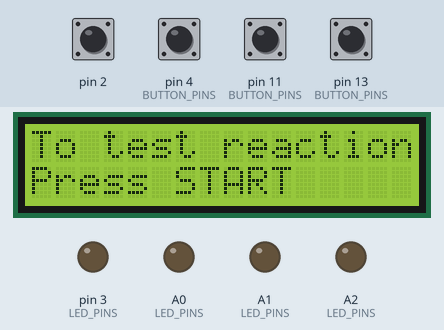
This sketch was run on a simulated Arduino Uno, built with avr-gcc and run on an emulated ATmega328P. On the bench: 16×2 character LCD, output pins drawn as LEDs (lit = HIGH). The inputs (shaded band) are chosen by the test bench; at power-on: pin 2, pin 4 (BUTTON_PINS), pin 11 (BUTTON_PINS), pin 13 (BUTTON_PINS) HIGH. Random numbers use the default seed unless the sketch sets one.

Above: at 1.2 s.
1.3 s: pin 2 pulled LOW for 0.15 s
At 2.2 s:
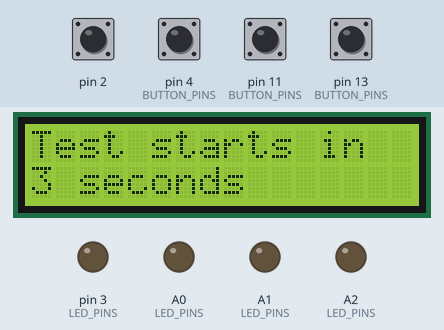
4.4 s: pin 13 (BUTTON_PINS) pulled LOW for 0.15 s
At 5.5 s:
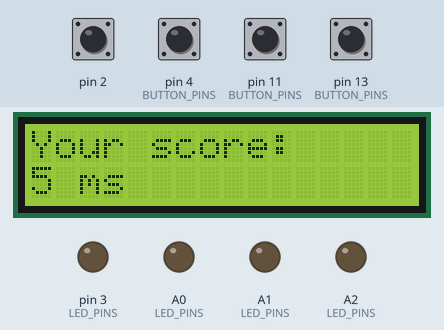
7.5 s: pin 2 pulled LOW for 1 s
At 10.3 s:
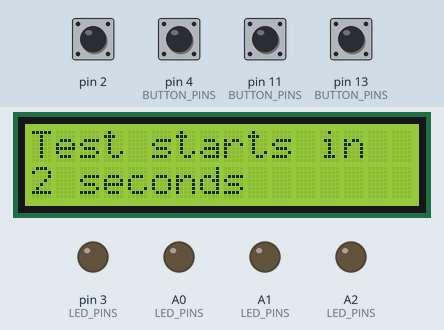
11.5 s: pin 2 pulled LOW for 3.2 s
At 18.7 s:
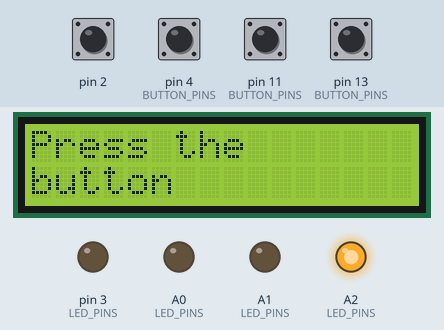
Timing chart, 0 to 22.0 s (numbered marks = the images above; inputs shaded):
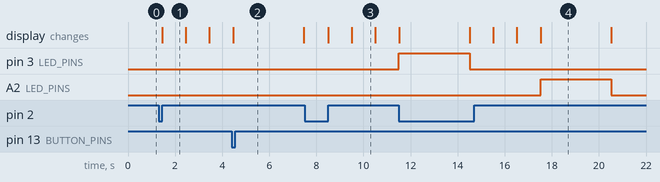

Measured:
- after the input at 1.3 s, the display: changes after 0.16 s (image 1)
- after the input at 7.5 s, the display: first changes after 1.0 s (image 3 shows a later state)
- after the input at 11.5 s, A2 (LED_PINS): LOW → HIGH after 6.0 s, → LOW 3.0 s later
- what the display in image 1 shows lasts 1.0 s, from 1.5 s to 2.5 s

The sketch:

ReactionTimeTester.ino
```cpp
#include <LiquidCrystal.h>
#include <Arduino.h>
#include "Controller.h"

const int LED_PINS[] = {A0, A1, A2, 3};
const uint8_t BUTTON_PINS[] = {13, 12, 11, 4};
const int StartButton = 2;
const int numInputs = 4;

LiquidCrystal lcd(10, 9, 8, 7, 6, 5);

Controller test(LED_PINS, BUTTON_PINS, StartButton, numInputs, lcd);

void setup()
{
  lcd.begin(16, 2);
  randomSeed(analogRead(A3));

  test.InitializePins();
}

void loop()
{
  test.Update();
}
```

Controller.h
```cpp
#ifndef CONTROLLER_H
#define CONTROLLER_H

#include <Arduino.h>

enum State {TestingState, RestingState};

class Controller{

  const int *ledPins;
  const uint8_t *buttonPins;
  const uint8_t startButton;
  LiquidCrystal &lcd;

  const int numInputs;

  State state;
  int randNum;
  int prevRandNum;
  int randNumInARow;
  int score;
  bool pressedOnTime;

  /// Function displays start message on LCD
  void ShowStartMessage();

  /// Function restarts all needed variables and waits to
  /// change state from resting to testing when button is pressed
  void RestartReactionTest();

  /// Function guesses which of the 4 LED's will be light up
  /// and which button will be needed to be pressed respectively
  void GuessRandomNumber();

  /// Just 3 second countdown on LCD
  void BeginCountdown();

  /// Function that tests reaction (3 seconds to press the button or person fails)
  void TestReaction();

  /// Displays results on LCD
  void DisplayResults();

  public:

  Controller(const int Leds[], const uint8_t Buttons[], uint8_t StartButton, uint8_t numInputs, LiquidCrystal &lcdRef);

  void InitializePins();
  void Update();
};

#endif
```

Controller.ino
```cpp
#include "Controller.h"

Controller::Controller(const int Leds[], const uint8_t Buttons[], uint8_t
StartButton, uint8_t numInputs, LiquidCrystal &lcdRef) : ledPins(Leds), buttonPins(Buttons),
startButton(StartButton), numInputs(numInputs), lcd(lcdRef)
{
  state = RestingState;
  randNum = -1;
  prevRandNum = -1;
  randNumInARow = 0;
  score = 0;
  pressedOnTime = false;
}

void Controller::InitializePins()
{
  pinMode(startButton, INPUT_PULLUP);
  for(int i = 0; i < numInputs; i++)
  {
    pinMode(ledPins[i], OUTPUT);
    pinMode(buttonPins[i], INPUT_PULLUP);
  }
}

void Controller::Update()
{
  ShowStartMessage();

  RestartReactionTest();

  GuessRandomNumber();

  if(state == TestingState)
  {
    BeginCountdown();
    TestReaction();
  }

  DisplayResults();

}

void Controller::ShowStartMessage()
{
  if(state == RestingState)
  {
    lcd.clear();
    lcd.setCursor(0, 0);
    lcd.print("To test reaction");
    lcd.setCursor(0, 1);
    lcd.print("Press START");
  }
}

void Controller::RestartReactionTest()
{
  randNum = -1;
  score = 0;
  pressedOnTime = false;
  while(state == RestingState)
  {
    if(digitalRead(startButton) == LOW)
    {
      state = TestingState;
      while(digitalRead(startButton) == LOW){delay(10);}
    }
  }
}

void Controller::GuessRandomNumber()
{
  randNum = random(numInputs);
  if(prevRandNum == randNum)
  {
    randNumInARow++;

    if(randNumInARow > 3)
    {
      while(randNum == prevRandNum)
      {
        randNum = random(numInputs);
      }
      randNumInARow = 0;
    }
  }
  else
  {
    randNumInARow = 0;
  }
  prevRandNum = randNum;
}

void Controller::BeginCountdown()
{
  lcd.clear();
  lcd.setCursor(0, 0);
  lcd.print("Test starts in");
  for(int i = 3; i > 0; i--)
  {
    lcd.setCursor(0, 1);
    lcd.print(i);
    lcd.print(" seconds");
    delay(1000);
  }
}

void Controller::TestReaction()
{
  int startTime = millis();
  int currentTime = startTime;
  digitalWrite(ledPins[randNum], HIGH);

  lcd.clear();
  lcd.setCursor(0, 0);
  lcd.print("Press the");
  lcd.setCursor(0, 1);
  lcd.print("button");

  while(abs(currentTime - startTime) < 3000 && !pressedOnTime)
  {
    currentTime = millis();
    if(digitalRead(buttonPins[randNum]) == LOW)
    {
      pressedOnTime = true;
      score = currentTime - startTime;
    }
  }
  digitalWrite(ledPins[randNum], LOW);
  state = RestingState;
}

void Controller::DisplayResults()
{
  lcd.clear();
  lcd.setCursor(0, 0);
  if(pressedOnTime)
  {
    lcd.print("Your score:");
    lcd.setCursor(0, 1);
    lcd.print(score);
    lcd.print(" ms");
  }
  else
  {
    lcd.print("Too slow");
  }

  int startTime = millis();
  int currentTime = startTime;
  while(abs(currentTime - startTime) < 3000 && state == RestingState)
  {
    currentTime = millis();
    if(digitalRead(startButton) == LOW)
    {
      state = TestingState;
    }
  }
}
```
